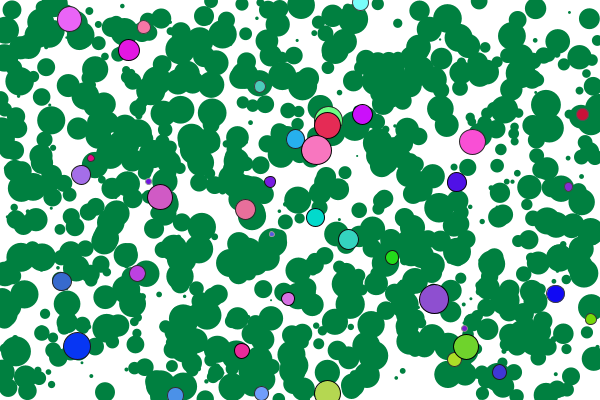
Frame 1 (no input)
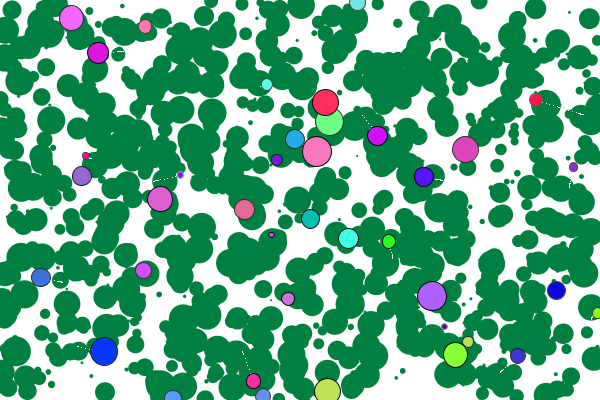
Frame 60 (the mouse pressed at the canvas centre just before this capture)
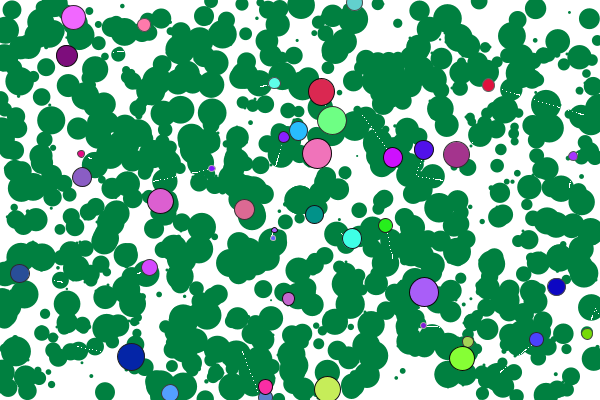
Frame 120 (the mouse held since frame 60 and released just before this capture)

The Processing sketch that drew these frames (run headless with seeded random() and noise(); from frame 60 on, the mouse is pressed at the canvas centre):

// Processing sketch: processing_49202
// ── processing_49202.pde

//Evolution2

//Make Movement Vector Creatures
//Food as a resouce that Creatures eat. Food doesn't move or age

//Creatures have age, reproduction age, life expectancy, health,
//movement speed, distance, change 
//reproduction reduces health and life expectancy
//each movement without "food" reduces health

Food field;
CreatureGroup creatures;
color greenGrass = color(0,128,64);
color white = color(255,255,255);
int maxCreatures = 2000;


void setup(){
  size(600,400);
  colorMode(HSB, 100,100,100); //color = health, mutation rate * 100, agility/3);
  smooth();
  field = new Food();
  creatures = new CreatureGroup(40);
}

void draw(){
  field.grow();  
  field.display(); //show the field
  creatures.run(); //run the creatures
  field.run(); //update the field(food)
  creatures.display();
}


//--------------------------------------------FOOD--------------------------------------------
class Food{
  PGraphics thisFood; //image of the food
  int age;
  int growAge; //how often (in frames) the food will grow
  color foodColor;
  int growRate = 5;

  Food(){
    thisFood = createGraphics(width, height, JAVA2D);
    plantSeeds();
  }

  void run(){ //run this every frame
    thisFood.beginDraw();
    thisFood.background(get(0,0,width,height)); 
    if(mousePressed){
      float r =  random(2,30);
      thisFood.ellipse(mouseX, mouseY, r, r);
    }  
    thisFood.endDraw(); 
  }

  void grow(){ //make food grow
    int growX, growY;
    thisFood.beginDraw();
    thisFood.fill(greenGrass);
    thisFood.noStroke();
    for(int i =0; i < growRate; i++){
      growX = floor(random(0,width)); 
      growY = floor(random(0,height));
      if(get(growX, growY)!=white){
        thisFood.ellipse(growX, growY, 3,3);
      }
    }
    thisFood.endDraw();
  }

  void display(){
    image(thisFood,0,0);
  }

  void plantSeeds(){ //adds new food to the screen
    thisFood.beginDraw();
    thisFood.background(255);
    thisFood.smooth();
    thisFood.noStroke();
    thisFood.fill(greenGrass);
    for(int i = 0; i < 900; i++){
      float r =  random(2,30);
      thisFood.ellipse(random(width), random(height), r, r);
    }
    thisFood.endDraw();
  }

  boolean noMoreFood(){ //checks if the food is gone
    boolean answer = false;

    return answer;
  }


}


//--------------------------------------------CREATURE GROUP--------------------------------------------
class CreatureGroup{
  ArrayList creatureList;

  CreatureGroup(int newCreatureCount){
    creatureList = new ArrayList();
    Creature newCreature;
    for(int i=0; i<newCreatureCount; i++){
      newCreature = new Creature();
      creatureList.add(newCreature); 
    }
  }

  void run(){
    move();
    kill();
    duplicate(); 
  }

  void move(){ //update movement
    for(int i=0; i<creatureList.size(); i++){
      Creature thisCreature = (Creature) creatureList.get(i);
      thisCreature.move();
      thisCreature.eat();
    }
  }

  void kill(){ //remove dead creatures
    for(int i=creatureList.size()-1; i>=0; i--){
      Creature thisCreature = (Creature) creatureList.get(i);
      if(thisCreature.isDead()){
        creatureList.remove(i); 
      }
    }
  }

  void duplicate(){ //replicate growing creatures
    for(int i=creatureList.size()-1; i>=0; i--){
      Creature thisCreature = (Creature) creatureList.get(i);
      if(thisCreature.age%ceil(thisCreature.growAge*thisCreature.deathAge)==0){
        //println("duplicate");
        Creature newCreature = new Creature(thisCreature.growAge, thisCreature.deathAge, thisCreature.x, thisCreature.y, thisCreature.maxV, thisCreature.agility, 
        thisCreature.mutationRate, thisCreature.creatureColor);
        creatureList.add(newCreature);
      }
    }
  }

  void display(){
    if(creatureList.size()==0){
      for(int i = 0; i < 20; i++){ //if everyone dies create some new ones
        Creature newCreature = new Creature();
        creatureList.add(newCreature); 
      }
    }
    if(creatureList.size()>maxCreatures){
      for(int i=creatureList.size()-1; i>=round(maxCreatures/8); i--){
        creatureList.remove(floor(random(creatureList.size())));
      }
    }
    for(int i=0; i<creatureList.size(); i++){
      Creature thisCreature = (Creature) creatureList.get(i);
      thisCreature.display();
    }

  }
}

//--------------------------------------------CREATURE--------------------------------------------

class Creature{
  int age; //age (in frames) of creature
  float growAge; //reproduces when this age is reached
  int deathAge; //if age reaches this it dies
  float health; //if it goes to 0 it dies
  float x, y, vx, vy, t, v; //xy location, xy speed, theta, and velocity
  float maxV; //maximum velocity
  int agility; //how often it changes direction
  float mutationRate; //how likely a mutation is between 0 and 1
  color creatureColor;

  Creature(){
    age = floor(random(0,800)); //start at random ages
    growAge = random(.20,1); //at what point in life they start to reproduce
    deathAge = floor(random(1000,5000)); //set life expectancy age
    health = random(80,100); //start at random health
    x = random(width);
    y = random(height);
    maxV = random(0,1);
    changeDirection(); //sets the direction and speeds
    agility = ceil(random(1,300));//change direction every 0 to 300 seconds
    mutationRate = growAge;
    setColor();
  }

  Creature(float newGrowAge, int newDeathAge, float newX, float newY, float newMaxV, int newAgility, float newMutationRate, color newColor){
    age = 0;
    growAge = newGrowAge;
    deathAge = newDeathAge;
    health = 100; //baby's are healthy
    x = newX;
    y = newY;
    maxV = newMaxV;
    changeDirection(); //sets the direction and speeds
    agility = newAgility;//change direction every 1 to 300 seconds
    mutationRate = newMutationRate;
    mutate(); //change new babies just a little
    setColor();
  }

  void changeDirection(){
    t = random(0,TWO_PI);
    v = random(0,maxV);
    vx = v*cos(t);
    vy = v*sin(t);
  }

  void move(){
    if(frameCount%agility==0){
      changeDirection(); 
    }
    if(x+vx>width||x+vx<0){
      vx*=-1; 
    }
    if(y+vy>height||y+vy<0){
      vy*=-1; 
    }
    x+=vx;
    y+=vy;
    age++;
    health-=v;
    setColor();
  }



  void eat(){ //adds to health 

    if( get(round(x),round(y)) ==color(greenGrass)){
      if(health<100){
        health+=4;
        set(round(x),round(y),white);
        //println("yum");
      }
    } else {
      health-=.1;
    }
  }

  void mutate(){ //makes slight changes to the creature at reproduction
    if(random(1)<mutationRate){
      growAge += random(-.1,.1);  
    }
    if(random(1)<mutationRate){
      deathAge += random(-100,100);  
    }
    if(random(1)<mutationRate){
      maxV += random(-.01,.01);  
    }
    if(random(1)<mutationRate){
      agility += random(-1,1);  
    }
    if(random(1)<mutationRate){
      mutationRate += random(-.1,.1);  
    }
    validate();
  }

  boolean isDead(){ //if health is bad or they've died of old age 
    if(age>deathAge||health<0){
      return true;
    } 
    else {
      return false;
    }
  }

  void display(){
    float r;
    r = map(deathAge, 1000,5000,5,30);
    fill(creatureColor);
    stroke(map(age,0,deathAge,0,100));
    ellipse(x,y,r,r);
    if(round(x)==mouseX&&round(y)==mouseY){
      println("mutationRate: " + mutationRate + " growAge: " + growAge + " deathAge: " + deathAge + " Speed: " + v); 
    }
  }
  
  void validate(){
    if(agility<=0){
      agility = 1;
    } 
    if(growAge<=.25){
      age = deathAge;
    }
    if(deathAge<=1000){
      deathAge=1000;
    }
    if(v<.02){
      v=.02; 
    }
    if(mutationRate>1){
      mutationRate=.99; 
    }
    if(mutationRate<.01){
      mutationRate=.01; 
    }
    if(maxV<0.05){
      maxV=0.06; 
    }


  }

  void setColor(){
    creatureColor = color(mutationRate*100, map(maxV, 0,1,50,100), health); 
  }

}





                
